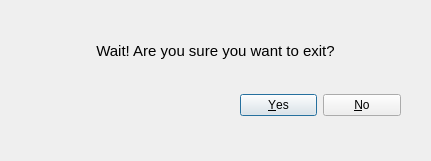
<?xml version="1.0" encoding="UTF-8"?>
<ui version="4.0">
 <class>PopUp_Exit_Confirmation</class>
 <widget class="QDialog" name="PopUp_Exit_Confirmation">
  <property name="geometry">
   <rect>
    <x>0</x>
    <y>0</y>
    <width>431</width>
    <height>161</height>
   </rect>
  </property>
  <property name="windowTitle">
   <string>Exit Confirmation</string>
  </property>
  <widget class="QLabel" name="label">
   <property name="geometry">
    <rect>
     <x>10</x>
     <y>30</y>
     <width>411</width>
     <height>41</height>
    </rect>
   </property>
   <property name="maximumSize">
    <size>
     <width>16777215</width>
     <height>16777215</height>
    </size>
   </property>
   <property name="font">
    <font>
     <pointsize>11</pointsize>
    </font>
   </property>
   <property name="text">
    <string>Wait! Are you sure you want to exit?</string>
   </property>
   <property name="alignment">
    <set>Qt::AlignCenter</set>
   </property>
  </widget>
  <widget class="QDialogButtonBox" name="buttonBox">
   <property name="geometry">
    <rect>
     <x>240</x>
     <y>80</y>
     <width>161</width>
     <height>51</height>
    </rect>
   </property>
   <property name="layoutDirection">
    <enum>Qt::LeftToRight</enum>
   </property>
   <property name="orientation">
    <enum>Qt::Horizontal</enum>
   </property>
   <property name="standardButtons">
    <set>QDialogButtonBox::No|QDialogButtonBox::Yes</set>
   </property>
  </widget>
 </widget>
 <resources/>
 <connections/>
</ui>
